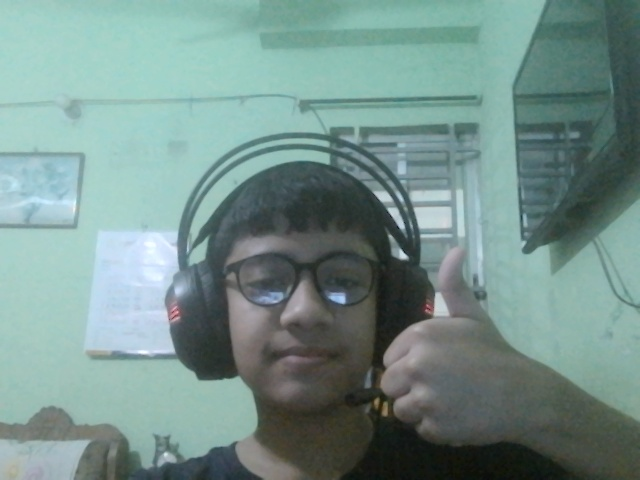
#> input picture Camera-App-OPENCV/20260213-175115.jpeg, 640 x 480 px, given in place of the camera
$ python project_filtermode.py   (older library calls are emulated)
#> lines starting #> are read from the running program, lines starting #| are printed output that depends on the picture
import cv2
import numpy as np

cap = cv2.VideoCapture(0)

if not cap.isOpened():
    print("Camera not found")
    raise SystemExit

current_mode = 'original'
gaussian_kernel = 9
median_kernel = 9
bilateral_d = 9
box_kernel = 9
threshold_value = 127
sharpen_strength = 1.0

while True:
    ret, frame = cap.read()
#> frame is the input picture: shape (480, 640, 3); mean B, G, R 140.2, 145, 118.3
    if not ret:
        break

    gray = cv2.cvtColor(frame, cv2.COLOR_BGR2GRAY)
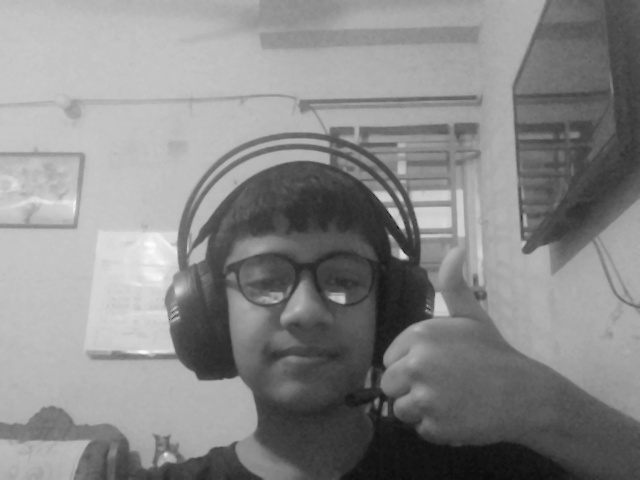
#> gray: shape (480, 640); min 10, max 253, mean 136.5
    output = frame.copy()

    if current_mode == 'laplacian':
        lap = cv2.Laplacian(gray, cv2.CV_64F)
        output = cv2.cvtColor(np.uint8(np.absolute(lap)), cv2.COLOR_GRAY2BGR)

    elif current_mode == 'sobel':
        sx = cv2.Sobel(gray, cv2.CV_64F, 1, 0, ksize=3)
        sy = cv2.Sobel(gray, cv2.CV_64F, 0, 1, ksize=3)
        sobel = cv2.magnitude(sx, sy)
        output = cv2.cvtColor(np.uint8(np.absolute(sobel)), cv2.COLOR_GRAY2BGR)

    elif current_mode == 'canny':
        edges = cv2.Canny(gray, 80, 160)
        output = cv2.cvtColor(edges, cv2.COLOR_GRAY2BGR)

    elif current_mode == 'gaussian':
        if gaussian_kernel % 2 == 0:
            gaussian_kernel += 1
        output = cv2.GaussianBlur(frame, (gaussian_kernel, gaussian_kernel), 2)

    elif current_mode == 'median':
        if median_kernel % 2 == 0:
            median_kernel += 1
        output = cv2.medianBlur(frame, median_kernel)

    elif current_mode == 'bilateral':
        output = cv2.bilateralFilter(frame, bilateral_d, 75, 75)

    elif current_mode == 'boxblur':
        if box_kernel % 2 == 0:
            box_kernel += 1
        output = cv2.blur(frame, (box_kernel, box_kernel))

    elif current_mode == 'threshold':
        _, thresh = cv2.threshold(gray, threshold_value, 255, cv2.THRESH_BINARY)
        output = cv2.cvtColor(thresh, cv2.COLOR_GRAY2BGR)

    elif current_mode == 'adaptive':
        adaptive = cv2.adaptiveThreshold(
            gray, 255, cv2.ADAPTIVE_THRESH_GAUSSIAN_C,
            cv2.THRESH_BINARY, 11, 2
        )
        output = cv2.cvtColor(adaptive, cv2.COLOR_GRAY2BGR)

    elif current_mode == 'sharpen':
        kernel = np.array([
            [0, -1, 0],
            [-1, 5 + sharpen_strength, -1],
            [0, -1, 0]
        ], dtype=np.float32)
        output = cv2.filter2D(frame, -1, kernel)

    cv2.putText(output, f"Mode: {current_mode}", (10, 35),
                cv2.FONT_HERSHEY_COMPLEX, 0.9, (0, 255, 255), 2)

    cv2.putText(output, "o original", (10, 70),
                cv2.FONT_HERSHEY_COMPLEX_SMALL, 0.9, (255, 255, 255), 1)
    cv2.putText(output, "l laplacian", (10, 95),
                cv2.FONT_HERSHEY_COMPLEX_SMALL, 0.9, (255, 255, 255), 1)
    cv2.putText(output, "s sobel", (10, 120),
                cv2.FONT_HERSHEY_COMPLEX_SMALL, 0.9, (255, 255, 255), 1)
    cv2.putText(output, "c canny", (10, 145),
                cv2.FONT_HERSHEY_COMPLEX_SMALL, 0.9, (255, 255, 255), 1)
    cv2.putText(output, "g gaussian", (10, 170),
                cv2.FONT_HERSHEY_COMPLEX_SMALL, 0.9, (255, 255, 255), 1)
    cv2.putText(output, "m median", (10, 195),
                cv2.FONT_HERSHEY_COMPLEX_SMALL, 0.9, (255, 255, 255), 1)
    cv2.putText(output, "b bilateral", (10, 220),
                cv2.FONT_HERSHEY_COMPLEX_SMALL, 0.9, (255, 255, 255), 1)
    cv2.putText(output, "x boxblur", (10, 245),
                cv2.FONT_HERSHEY_COMPLEX_SMALL, 0.9, (255, 255, 255), 1)
    cv2.putText(output, "t threshold", (10, 270),
                cv2.FONT_HERSHEY_COMPLEX_SMALL, 0.9, (255, 255, 255), 1)
    cv2.putText(output, "a adaptive", (10, 295),
                cv2.FONT_HERSHEY_COMPLEX_SMALL, 0.9, (255, 255, 255), 1)
    cv2.putText(output, "h sharpen", (10, 320),
                cv2.FONT_HERSHEY_COMPLEX_SMALL, 0.9, (255, 255, 255), 1)
    cv2.putText(output, "q quit", (10, 345),
                cv2.FONT_HERSHEY_COMPLEX_SMALL, 0.9, (0, 200, 255), 1)
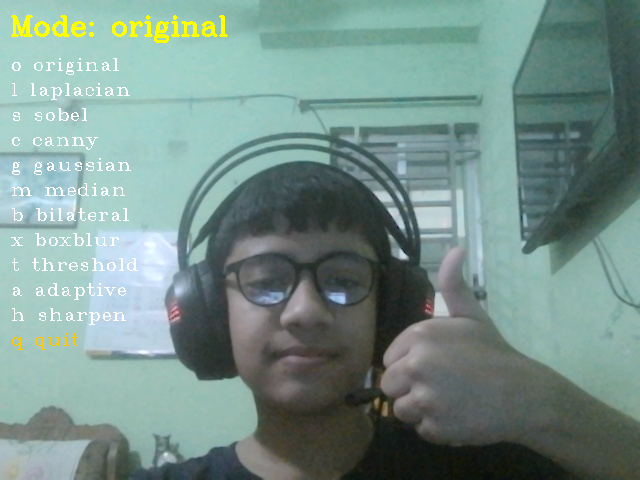
#> output: shape (480, 640, 3); mean B, G, R 139.4, 145.9, 119.9

    if current_mode == 'gaussian':
        cv2.putText(output, f"+ / - kernel: {gaussian_kernel}", (10, 375),
                    cv2.FONT_HERSHEY_COMPLEX_SMALL, 0.9, (0, 255, 0), 1)

    elif current_mode == 'median':
        cv2.putText(output, f"] / [ kernel: {median_kernel}", (10, 375),
                    cv2.FONT_HERSHEY_COMPLEX_SMALL, 0.9, (0, 255, 0), 1)

    elif current_mode == 'bilateral':
        cv2.putText(output, f"= / - diameter: {bilateral_d}", (10, 375),
                    cv2.FONT_HERSHEY_COMPLEX_SMALL, 0.9, (0, 255, 0), 1)

    elif current_mode == 'boxblur':
        cv2.putText(output, f"p / i kernel: {box_kernel}", (10, 375),
                    cv2.FONT_HERSHEY_COMPLEX_SMALL, 0.9, (0, 255, 0), 1)

    elif current_mode == 'threshold':
        cv2.putText(output, f"8 / 2 threshold: {threshold_value}", (10, 375),
                    cv2.FONT_HERSHEY_COMPLEX_SMALL, 0.9, (0, 255, 0), 1)

    elif current_mode == 'sharpen':
        cv2.putText(output, f"6 / 4 sharpen: {sharpen_strength:.1f}", (10, 375),
                    cv2.FONT_HERSHEY_COMPLEX_SMALL, 0.9, (0, 255, 0), 1)

    cv2.imshow("Advance Edge Detection System", output)

    key = cv2.waitKey(1) & 0xFF
#> (key q is pressed here)

    if key == ord('q'):
        break

    elif key == ord('o'):
        current_mode = 'original'

    elif key == ord('l'):
        current_mode = 'laplacian'

    elif key == ord('s'):
        current_mode = 'sobel'

    elif key == ord('c'):
        current_mode = 'canny'

    elif key == ord('g'):
        current_mode = 'gaussian'

    elif key == ord('m'):
        current_mode = 'median'

    elif key == ord('b'):
        current_mode = 'bilateral'

    elif key == ord('x'):
        current_mode = 'boxblur'

    elif key == ord('t'):
        current_mode = 'threshold'

    elif key == ord('a'):
        current_mode = 'adaptive'

    elif key == ord('h'):
        current_mode = 'sharpen'

    elif key == ord('+') and current_mode == 'gaussian':
        gaussian_kernel = min(51, gaussian_kernel + 2)

    elif key == ord('-') and current_mode == 'gaussian':
        gaussian_kernel = max(3, gaussian_kernel - 2)

    elif key == ord(']') and current_mode == 'median':
        median_kernel = min(51, median_kernel + 2)

    elif key == ord('[') and current_mode == 'median':
        median_kernel = max(3, median_kernel - 2)

    elif key == ord('=') and current_mode == 'bilateral':
        bilateral_d = min(25, bilateral_d + 2)

    elif key == ord('-') and current_mode == 'bilateral':
        bilateral_d = max(3, bilateral_d - 2)

    elif key == ord('p') and current_mode == 'boxblur':
        box_kernel = min(51, box_kernel + 2)

    elif key == ord('i') and current_mode == 'boxblur':
        box_kernel = max(3, box_kernel - 2)

    elif key == ord('8') and current_mode == 'threshold':
        threshold_value = min(255, threshold_value + 5)

    elif key == ord('2') and current_mode == 'threshold':
        threshold_value = max(0, threshold_value - 5)

    elif key == ord('6') and current_mode == 'sharpen':
        sharpen_strength = min(5.0, sharpen_strength + 0.2)

    elif key == ord('4') and current_mode == 'sharpen':
        sharpen_strength = max(0.0, sharpen_strength - 0.2)

cap.release()
cv2.destroyAllWindows()

$ run again, on Camera-App-OPENCV/20260213-175120.jpeg
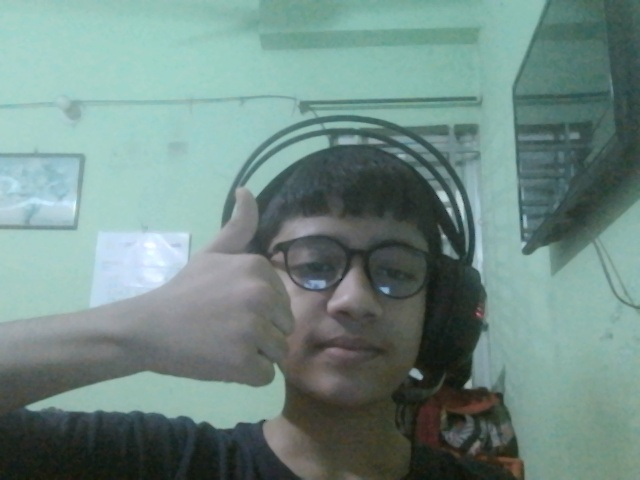
#> input picture Camera-App-OPENCV/20260213-175120.jpeg, 640 x 480 px, given in place of the camera
#> frame is the input picture: shape (480, 640, 3); mean B, G, R 133, 138.6, 113
#> `gray = cv2.cvtColor(frame, cv2.COLOR_BGR2GRAY)`:
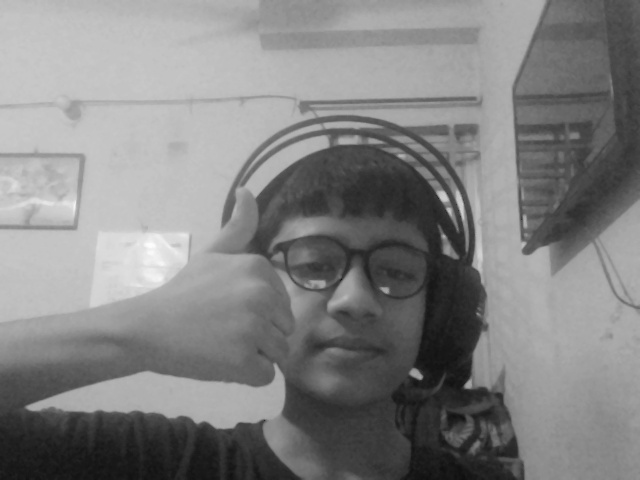
#> gray: shape (480, 640); min 14, max 253, mean 130.3
#> `cv2.putText(output, "q quit", (10, 345), cv2.FONT_HERSHEY_COMPLEX_SMAL..`:
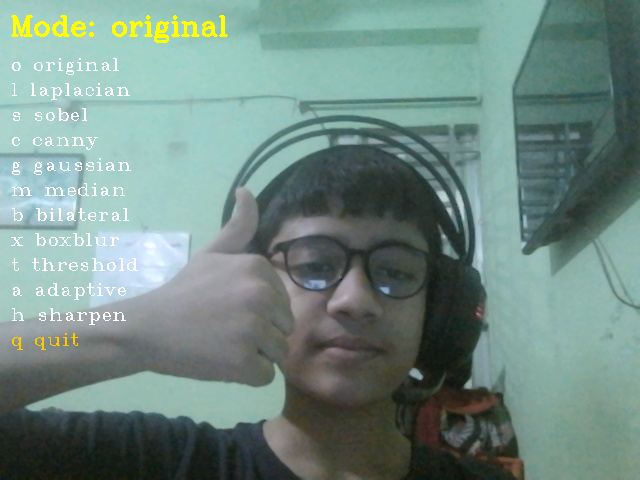
#> output: shape (480, 640, 3); mean B, G, R 132.3, 139.5, 114.7

$ run again, on Camera-App-OPENCV/20260213-175124.jpeg
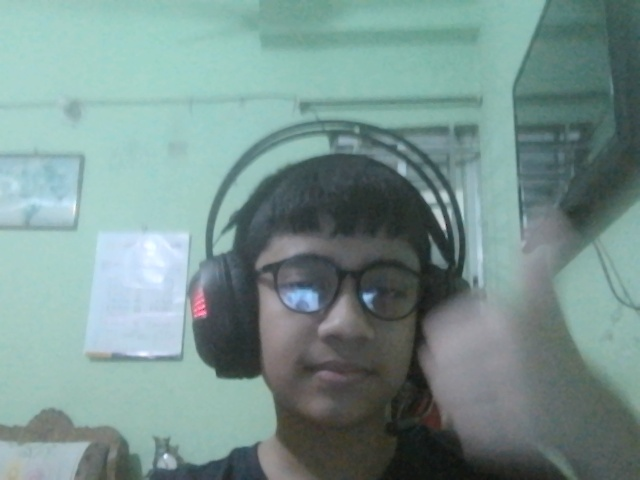
#> input picture Camera-App-OPENCV/20260213-175124.jpeg, 640 x 480 px, given in place of the camera
#> frame is the input picture: shape (480, 640, 3); mean B, G, R 143.4, 146.8, 120.9
#> `gray = cv2.cvtColor(frame, cv2.COLOR_BGR2GRAY)`:
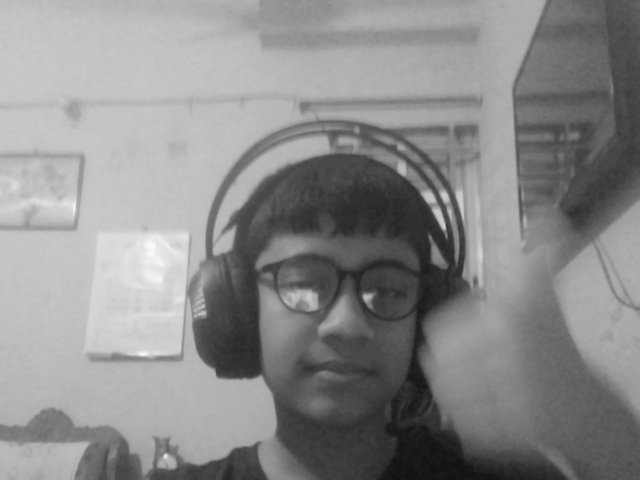
#> gray: shape (480, 640); min 14, max 252, mean 138.7
#> `cv2.putText(output, "q quit", (10, 345), cv2.FONT_HERSHEY_COMPLEX_SMAL..`:
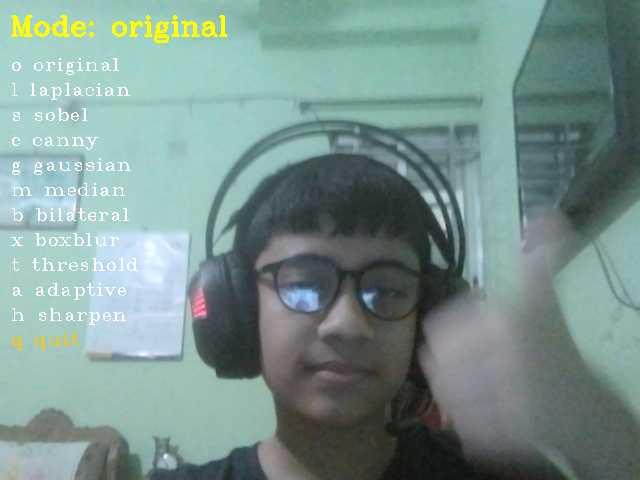
#> output: shape (480, 640, 3); mean B, G, R 142.6, 147.7, 122.5
